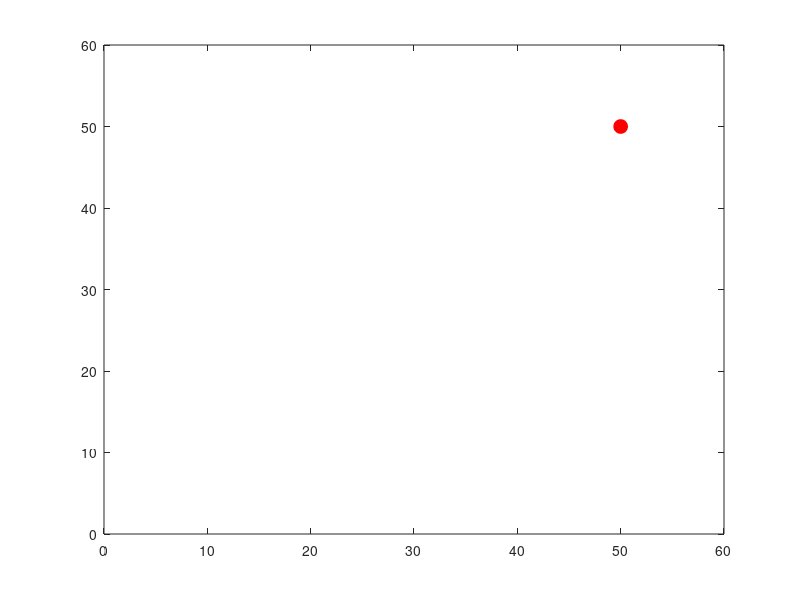
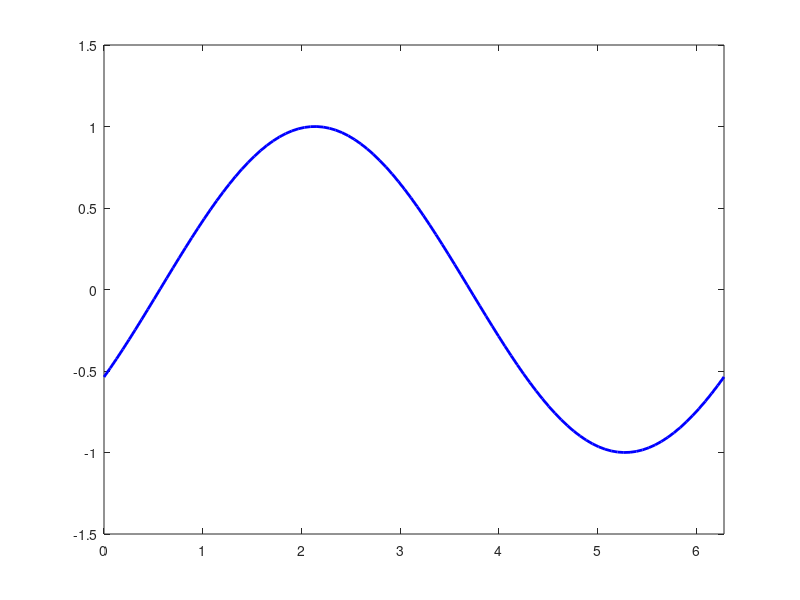

MATLAB code for these plots, in order: (Note: this script raises an error after producing the figures.)
%% Example 1
% simple MATLAB movie
figure
for k=1:50
    x=k;
    y=k;
    plot(x,y,'ro','MarkerSize',10,'MarkerFaceColor','r')
    axis([0 60 0 60])
    M=getframe; % capture frame
end
movie(M) % play movie
%% Example 2
figure 
x=linspace(0,2*pi,100);
for k=1:60
    y=sin(x+k/5);
    plot(x,y,'b','LineWidth',2)
    axis([0 2*pi -1.5 1.5])
    M=getframe;
end
movie(M,3) % playing movie 3 times

%% Example 3

% Saving the movie as a video file
v=VideoWriter('sine_movie.avi');
open(v)
x=linspace(0,2*pi,100);
for k=1:60
    y=sin(x+k/5);
    plot(x,y,'b','LineWidth',2)
    axis([0 2*pi -1.5 1.5])
    frame=getframe(gcf);
    writeVideo(v,frame)
end
close(v)
%% Example 4
figure
for k=1:100
    t=linspace(0,4*pi,200);
    x=(k/50)*cos(t);
    y=(k/50)*sin(t);
    plot(x,y,'r','LineWidth',2)
    axis([-2 2 -2 2])
    axis equal
    M=getframe;
end
movie(M)
%% Example 5
% planet Orbit Simulation
figure
theta=linspace(0,2*pi,200);
for k=1:length(theta)
    x=cos(theta(k));
    y=sin(theta(k));
    plot(0,0,'yo','Markersize',20,'MarkerFaceColor','y')
    hold on
    plot(x,y,'bo','MarkerSize',20,'MarkerFaceColor','b')
    hold off
    axis([-1.5 1.5 -1.5 1.5])
    axis square
    M=getframe;
end
movie(M,3)

%% Example 6
figure 
x=0;
y=0;

for k=1:200
    x=x+randi([-1 1]);
    y=y+randi([-1 1]);
    plot(x,y,'ro','MarkerFaceColor','r')
    hold on 
    plot(x,y,'b')
    hold off
    axis([-30 30 -30 30])
    M=getframe;

end

movie(M)

%% Example 7
% wave interfence
% 2 waves combining together
figure
x=linspace(0,4*pi,200);
for k=1:100
    y1=sin(x+k/5);
    y2=sin(x-k/5);
    y=y1+y2;
    plot(x,y1,'LineWidth',2)
    plot(x,y2,'LineWidth',2)
    plot(x,y,'LineWidth',2)
    axis([0 4*pi -2.5 2.5])
    M=getframe;
end
movie(M)

%% Example 8
figure
x=rand(5,1)*10;
y=rand(5,1)*10;
vx=randn(5,1);
vy=randn(5,1);
for k=1:150
    x=x+vx;
    y=y+vy;
    vx(x>10 | x<0)=-vx(x>10 | x<0);
    vy(y>10 | y<0)=-vy(y>10 | y<0);
    scatter(x,y,100,'filled')
    axis([-2 12 -2 12])
    M=getframe;
end
movie(M)

%% Example 9
% solar system simulation

figure
theta=linspace(0,2*pi,200);
for k=1:200
    plot(0,0,'yo','Markersize',20,'MarkerFaceColor','y')
    hold on
    plot(2*cos(theta(k)),2*sin(theta(k)),'bo','MarkerFaceColor','b')
    plot(3*cos(theta(k)),3*sin(theta(k)),'ro','MarkerFaceColor','r')
    hold off
    axis([-4 4 -4 4])
    axis square
    M=getframe;
end
movie(M)
